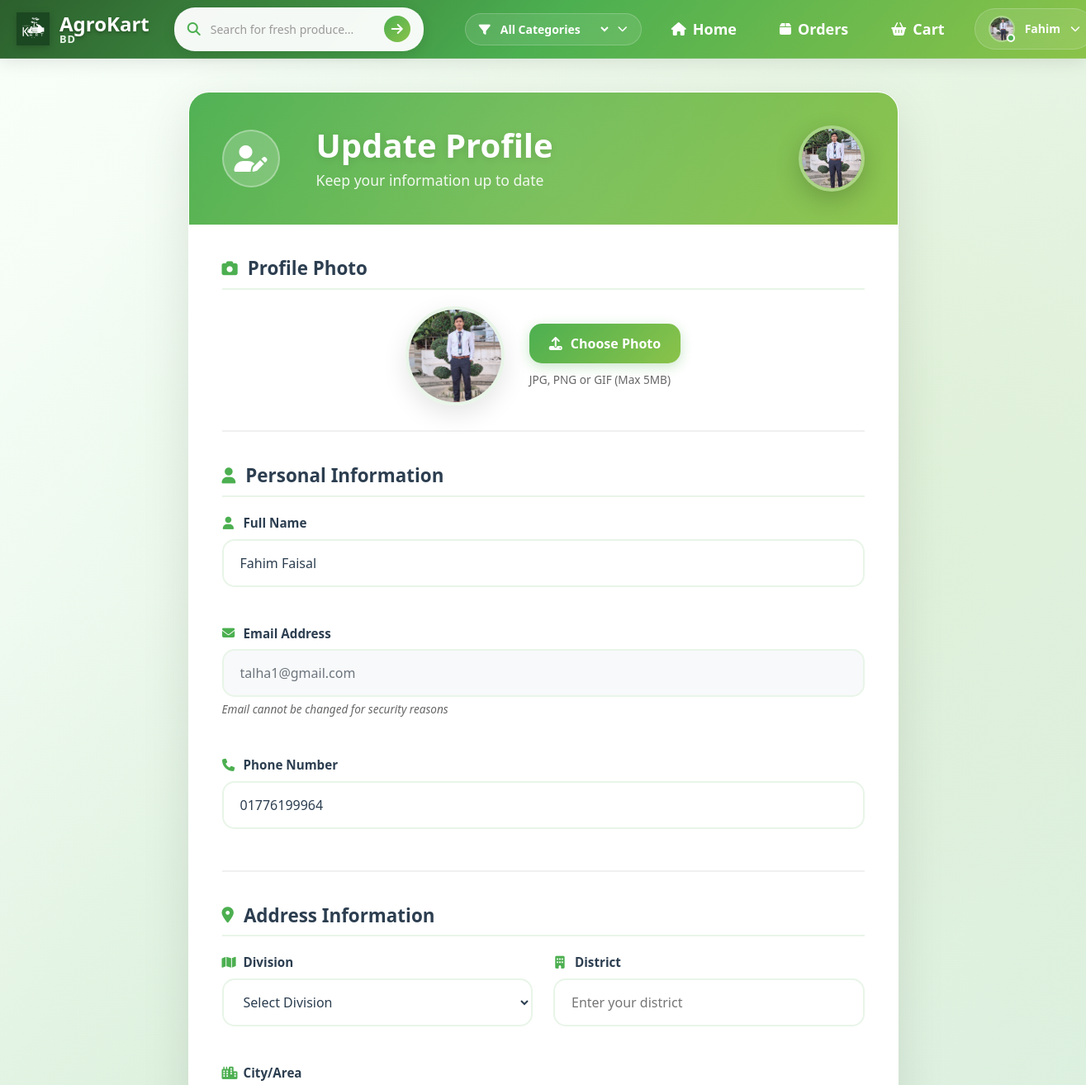
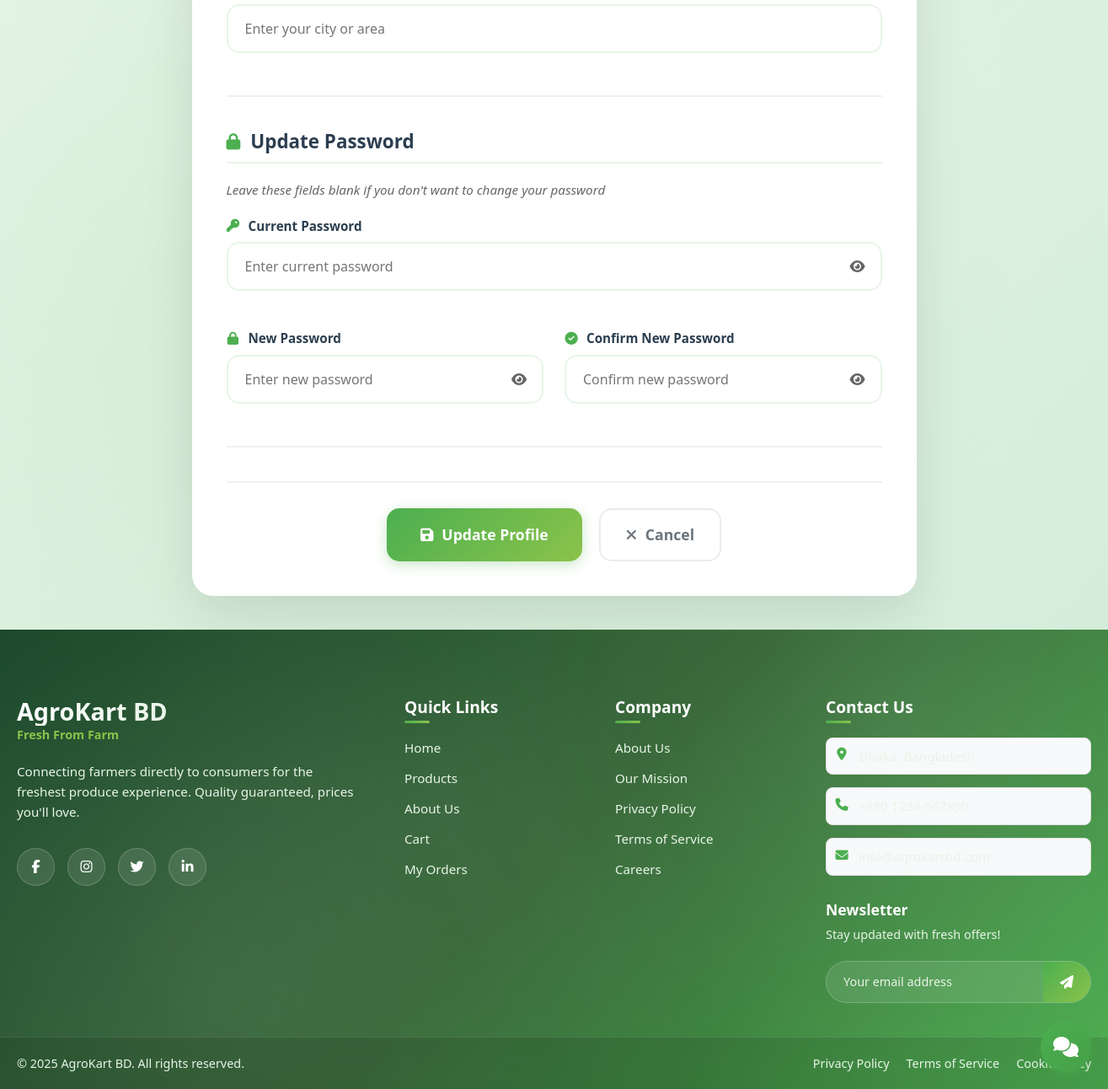
The app's page /profile.php (signed in) with its own data (2 pictures, top to bottom).
### tables this page shows
CREATE TABLE `users` (
  `id` int(11) NOT NULL,
  `name` varchar(255) NOT NULL,
  `email` varchar(255) NOT NULL,
  `phone` varchar(20) NOT NULL,
  `division` varchar(255) DEFAULT NULL,
  `district` varchar(255) DEFAULT NULL,
  `city` varchar(255) DEFAULT NULL,
  `role` enum('Buyer','Seller') NOT NULL,
  `profile_image_path` varchar(255) DEFAULT NULL,
  `password` varchar(255) NOT NULL,
  `created_at` timestamp NOT NULL DEFAULT current_timestamp()
);

### profile.php (the view, shortened to what this page needs)
<?php
include 'includes/header.php';
$user_id = $_SESSION['user_id'];
$stmt = $conn->prepare("SELECT name, email, phone, division, district, city, profile_image_path FROM users WHERE id = ?");
$stmt->bind_param("i", $user_id);
$stmt->execute();
$user = $stmt->get_result()->fetch_assoc();
?>
<section class="profile-page">
    <div class="profile-background">
    </div>
    <div class="profile-container">
        <div class="profile-card">
            <div class="profile-header">
                <div class="profile-header-content">
                    <div class="profile-icon">
                        <i class="fas fa-user-edit"></i>
                    </div>
                    <div class="profile-title-section">
                        <h1 class="profile-title">Update Profile</h1>
                        <p class="profile-subtitle">Keep your information up to date</p>
                    </div>
                </div>
                <div class="current-profile-photo">
                    <?php if (!empty($user['profile_image_path']) && file_exists($user['profile_image_path'])): ?>
                        <img src="<?php echo htmlspecialchars($user['profile_image_path']); ?>" alt="Current Profile" class="current-photo">
                    <?php else: ?>
                        <div class="default-avatar">
                            <i class="fas fa-user"></i>
                        </div>
                    <?php endif; ?>
                </div>
            </div>
            <form action="php/update_profile_process.php" method="post" enctype="multipart/form-data" class="profile-form">
                <div class="form-section photo-section">
                    <h3 class="section-title">
                        <i class="fas fa-camera"></i>
                        Profile Photo
                    </h3>
                    <div class="photo-upload-wrapper">
                        <div class="photo-preview" id="photoPreview">
                            <?php if (!empty($user['profile_image_path']) && file_exists($user['profile_image_path'])): ?>
                                <img src="<?php echo htmlspecialchars($user['profile_image_path']); ?>" alt="Profile Preview" class="preview-image">
                            <?php endif; ?>
                        </div>
                        <div class="photo-upload-controls">
                            <label for="profile_photo" class="photo-upload-btn">
                                <i class="fas fa-upload"></i>
                                <span>Choose Photo</span>
                            </label>
                            <p class="photo-help-text">JPG, PNG or GIF (Max 5MB)</p>
                        </div>
                    </div>
                </div>
                <div class="form-section">
                    <h3 class="section-title">
                        <i class="fas fa-user"></i>
                        Personal Information
                    </h3>
                    <div class="form-row">
                        <div class="form-group">
                            <label for="name">
                                <i class="fas fa-user"></i>
                                Full Name
                            </label>
                            <input type="text" id="name" name="name" value="<?php echo htmlspecialchars($user['name']); ?>" required>
                        </div>
                    </div>
                    <div class="form-row">
                        <div class="form-group">
                            <label for="email">
                                <i class="fas fa-envelope"></i>
                                Email Address
                            </label>
                            <input type="email" id="email" name="email" value="<?php echo htmlspecialchars($user['email']); ?>" disabled>
                            <small class="field-note">Email cannot be changed for security reasons</small>
                        </div>
                    </div>
                    <div class="form-row">
                        <div class="form-group">
                            <label for="phone">
                                <i class="fas fa-phone"></i>
                                Phone Number
                            </label>
                            <input type="tel" id="phone" name="phone" value="<?php echo htmlspecialchars($user['phone']); ?>" required>
                        </div>
                    </div>
                </div>
                <div class="form-section">
                    <h3 class="section-title">
                        <i class="fas fa-map-marker-alt"></i>
                        Address Information
                    </h3>
                    <div class="form-row">
                        <div class="form-group">
                            <label for="division">
                                <i class="fas fa-map"></i>
                                Division
                            </label>
                            <select id="division" name="division">
                                <option value="">Select Division</option>
                            </select>
                        </div>
                        <div class="form-group">
                            <label for="district">
                                <i class="fas fa-building"></i>
                                District
                            </label>
                            <input type="text" id="district" name="district" value="<?php echo htmlspecialchars($user['district']); ?>" placeholder="Enter your district">
                        </div>
                    </div>
                    <div class="form-row">
                        <div class="form-group">
                            <label for="city">
                                <i class="fas fa-city"></i>
                                City/Area
                            </label>
                            <input type="text" id="city" name="city" value="<?php echo htmlspecialchars($user['city']); ?>" placeholder="Enter your city or area">
                        </div>
                    </div>
                </div>
                <div class="form-section password-section">
                    <h3 class="section-title">
                        <i class="fas fa-lock"></i>
                        Update Password
                    </h3>
                    <p class="section-note">Leave these fields blank if you don't want to change your password</p>
                    <div class="form-row">
                        <div class="form-group">
                            <label for="current_password">
                                <i class="fas fa-key"></i>
                                Current Password
                            </label>
                            <div class="password-input-wrapper">
                                <input type="password" id="current_password" name="current_password" placeholder="Enter current password">
                                <button type="button" class="password-toggle" onclick="togglePassword('current_password')">
                                    <i class="fas fa-eye"></i>
                                </button>
                            </div>
                        </div>
                    </div>
                    <div class="form-row">
                        <div class="form-group">
                            <label for="new_password">
                                <i class="fas fa-lock"></i>
                                New Password
                            </label>
                            <div class="password-input-wrapper">
                                <input type="password" id="new_password" name="new_password" placeholder="Enter new password">
                                <button type="button" class="password-toggle" onclick="togglePassword('new_password')">
                                    <i class="fas fa-eye"></i>
                                </button>
                            </div>
                        </div>
                        <div class="form-group">
                            <label for="confirm_new_password">
                                <i class="fas fa-check-circle"></i>
                                Confirm New Password
                            </label>
                            <div class="password-input-wrapper">
                                <input type="password" id="confirm_new_password" name="confirm_new_password" placeholder="Confirm new password">
                                <button type="button" class="password-toggle" onclick="togglePassword('confirm_new_password')">
                                    <i class="fas fa-eye"></i>
                                </button>
                            </div>
                        </div>
                    </div>
                </div>
                <div class="form-actions">
                    <button type="submit" class="update-btn">
                        <i class="fas fa-save"></i>
                        <span>Update Profile</span>
                    </button>
                    <a href="dashboard.php" class="cancel-btn">
                        <i class="fas fa-times"></i>
                        <span>Cancel</span>
                    </a>
                </div>
            </form>
        </div>
    </div>
</section>
<?php include 'includes/footer.php'; ?>

### css/style.css (style rules this page uses)
body { margin: 0; font-family: Arial, sans-serif; background-color: #f4f4f4; }
.profile-logo, .profile-icon, .navbar-profile, .nav-icon.profile-icon { margin-right: 24px; }

### css/form-style.css (style rules this page uses)
.form-group { margin-bottom: 20px; }
.form-group label { display: block; margin-bottom: 8px; }
.form-group input, .form-group select, .form-group textarea { width: 100%; padding: 12px; border: 1px solid #ddd; border-radius: 5px; }
.form-row, .form-group { margin-bottom: 20px; }
.password-toggle { position: absolute; right: 35px; top: 35%; transform: translateY(-50%); background: none; border: none; color: #6c757d; cursor: pointer; font-size: 16px; z-index: 2; }

### records on screen
users: profile_image_path (picture), name "Fahim Faisal", email "talha1@gmail.com", phone "01776199964"

### other values on screen
explode(' ', $_SESSION['user_name'])[0] "Fahim"
